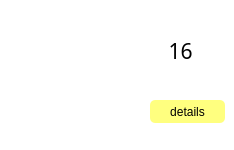
          <widget class="QFrame" name="frame_79">
           <property name="styleSheet">
            <string notr="true">background-color: rgb(255, 255, 255);
border-radius: 5px;</string>
           </property>
           <property name="frameShape">
            <enum>QFrame::StyledPanel</enum>
           </property>
           <property name="frameShadow">
            <enum>QFrame::Raised</enum>
           </property>
           <widget class="QPushButton" name="pushButton">
            <property name="geometry">
             <rect>
              <x>150</x>
              <y>100</y>
              <width>75</width>
              <height>23</height>
             </rect>
            </property>
            <property name="styleSheet">
             <string notr="true">background-color: rgb(255, 255, 127);</string>
            </property>
            <property name="text">
             <string>details</string>
            </property>
           </widget>
           <widget class="QLabel" name="label">
            <property name="geometry">
             <rect>
              <x>150</x>
              <y>30</y>
              <width>61</width>
              <height>41</height>
             </rect>
            </property>
            <property name="font">
             <font>
              <family>AcadEref</family>
              <pointsize>16</pointsize>
             </font>
            </property>
            <property name="layoutDirection">
             <enum>Qt::LeftToRight</enum>
            </property>
            <property name="text">
             <string>16</string>
            </property>
            <property name="alignment">
             <set>Qt::AlignCenter</set>
            </property>
           </widget>
           <widget class="QWidget" name="verticalLayoutWidget_4">
            <property name="geometry">
             <rect>
              <x>0</x>
              <y>0</y>
              <width>141</width>
              <height>141</height>
             </rect>
            </property>
            <layout class="QVBoxLayout" name="verticalLayout_10">
             <property name="spacing">
              <number>0</number>
             </property>
            </layout>
           </widget>
          </widget>
